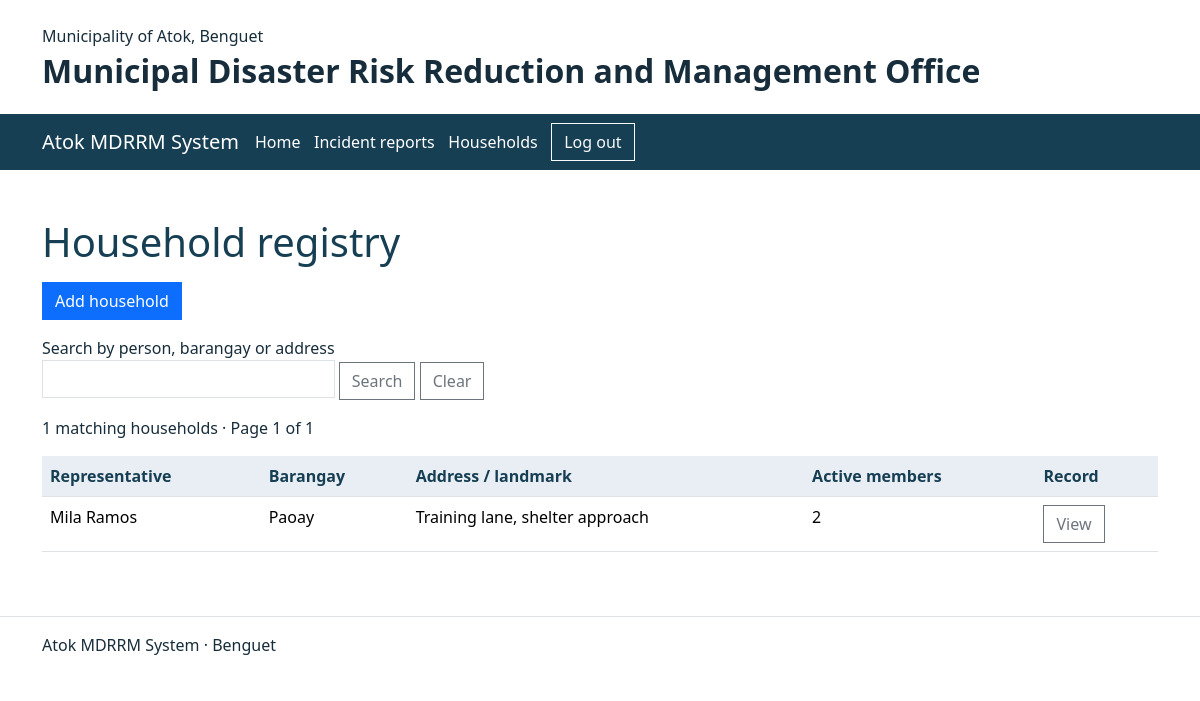
/households/index.php (signed in), run on the app's committed database.
### tables this page shows
CREATE TABLE households (
    latitude DECIMAL(10,7),
    longitude DECIMAL(10,7),
    id INT UNSIGNED AUTO_INCREMENT PRIMARY KEY,
    barangay VARCHAR(40) NOT NULL,
    address VARCHAR(255) NOT NULL,
    emergency_name VARCHAR(100) NOT NULL,
    emergency_phone VARCHAR(13) NOT NULL,
    registry_reason VARCHAR(24) NOT NULL,
    vulnerability VARCHAR(40) NOT NULL,
    hazard_notes VARCHAR(500) NOT NULL DEFAULT ''
);

### households/household_function.php (called while the page is built, shortened)
<?php
function h($text): string
{
    return htmlspecialchars((string)$text, ENT_QUOTES | ENT_SUBSTITUTE, 'UTF-8');
}

### households/index.php (the view, shortened to what this page needs)
<?php
require __DIR__ . '/household_function.php';
$search = is_string($_GET['q'] ?? null) ? trim($_GET['q']) : '';
$page = max(1, (int)filter_input(INPUT_GET, 'page', FILTER_VALIDATE_INT));
$from = ' FROM households h LEFT JOIN household_representatives r ON r.household_id=h.id
          LEFT JOIN household_members rep ON rep.id=r.member_id';
$where = '';
$args = [];
if ($where !== '') {
    $where = ' WHERE (' . substr($where, 7) . ')';
} else {
    $where = ' WHERE 1=1';
}
$query = $pdo->prepare('SELECT COUNT(*)' . $from . $where);
$query->execute($args);
$total = (int)$query->fetchColumn();
$pages = max(1, (int)ceil($total / 10));
$page = min($page, $pages);
$offset = ($page - 1) * 10;
$query = $pdo->prepare('SELECT h.id,h.barangay,h.address,rep.full_name,
    (SELECT COUNT(*) FROM household_members m WHERE m.household_id=h.id AND m.active=1) AS people'
    . $from . $where . " ORDER BY h.barangay,h.address,h.id LIMIT 10 OFFSET $offset");
$query->execute($args);
require __DIR__ . '/../includes/header.php';
?>
<h1>Household registry</h1>
<p><a class="btn btn-primary" href="form.php">Add household</a></p>
<form method="get" class="mb-3">
    <label>Search by person, barangay or address<input class="form-control" name="q" value="<?= h($search) ?>"></label>
    <button class="btn btn-outline-secondary">Search</button>
    <a class="btn btn-outline-secondary" href="index.php">Clear</a>
</form>
<p><?= $total ?> matching households · Page <?= $page ?> of <?= $pages ?></p>
<div class="table-responsive">
    <table class="table">
        <thead><tr><th>Representative</th><th>Barangay</th><th>Address / landmark</th><th>Active members</th><th>Record</th></tr></thead>
        <tbody>
            <?php foreach ($query as $row): ?>
                <tr>
                    <td><?= h($row['full_name'] ?? 'Representative not selected') ?></td>
                    <td><?= h($row['barangay']) ?></td><td><?= h($row['address']) ?></td><td><?= (int)$row['people'] ?></td>
                    <td><a class="btn btn-outline-secondary" href="view.php?id=<?= (int)$row['id'] ?>">View</a></td>
                </tr>
            <?php endforeach; ?>
        </tbody>
    </table>
</div>
<?php require __DIR__ . '/../includes/footer.php'; ?>

### assets/css/site.css (style rules this page uses)
body { color: #172d3b; }
.navbar-toggler, .btn, .form-control, .form-select { border-radius: 0; }
main > p { max-width: 65ch; }
main h1 { color: #173f54; margin-bottom: 1rem; }
main .table thead th { background: #e8eef3; color: #173f54; }

### data on the page
households: full_name "Mila Ramos", barangay "Paoay", address "Training lane, shelter approach", people "2"

### other printed values
$total "1"
$page "1"
$pages "1"
